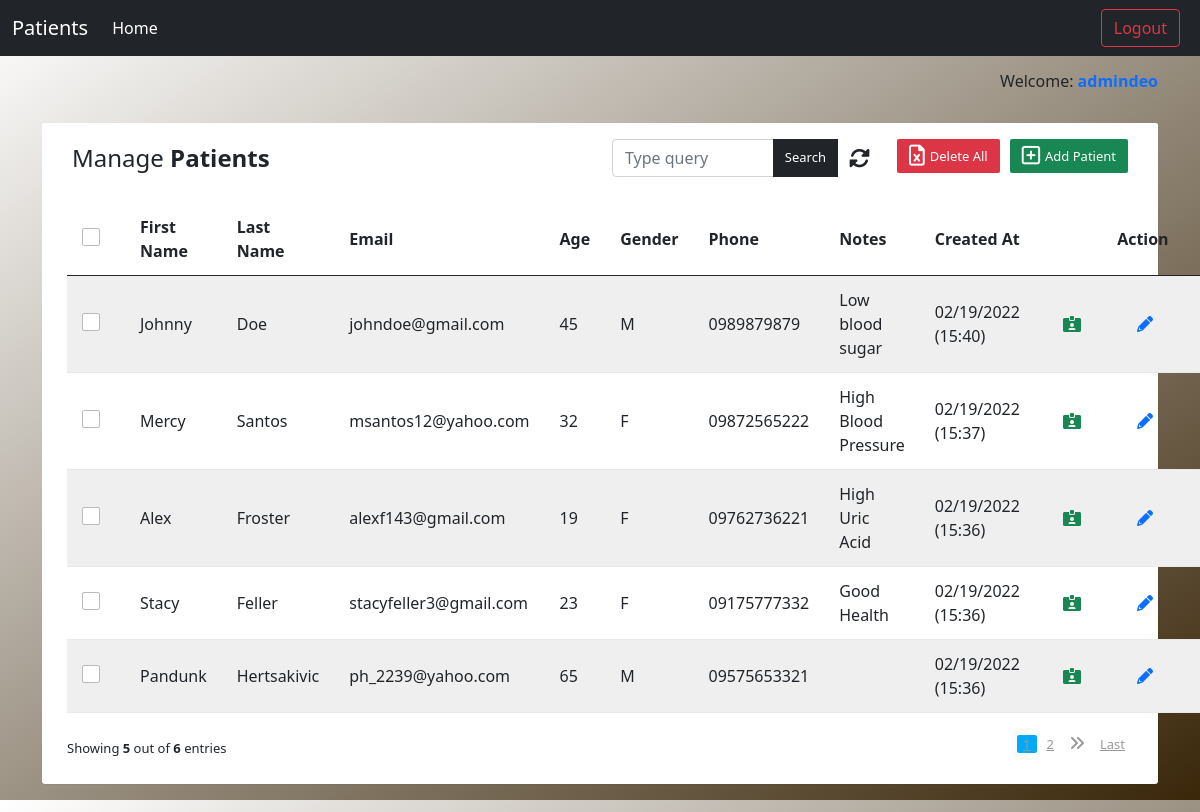
The app's page /backend/ (signed in) with its own data.
### App/models.py (models this page shows)
class Patient(models.Model):
    GENDER = (
        ('M', 'M'),
        ('F', 'F'),
    )
    id = models.IntegerField(primary_key=True)
    firstname = models.CharField(max_length=40)
    lastname = models.CharField(max_length=40)
    phone = models.CharField(max_length=20)
    email = models.CharField(max_length=40)
    age = models.CharField(max_length=3)
    gender = models.CharField(max_length=1, null=True, choices=GENDER)
    note = models.TextField(blank=True)
    created_at = models.DateTimeField(auto_now_add=True)

### App/views.py (the view)
# urls.py: path('backend/', views.backend, name="backend"),
@cache_control(no_cache=True, must_revalidade=True, no_store=True)
@login_required(login_url="login")
def backend(request):
    if 'q' in request.GET:
        q = request.GET['q']
        all_patient_list = Patient.objects.filter (
            Q(firstname__icontains=q) | Q(lastname__icontains=q) | Q(email__icontains=q) | Q(age__icontains=q) | Q(gender__icontains=q) | Q(note__icontains=q)
        ).order_by('-created_at')
    else:
        all_patient_list = Patient.objects.all().order_by('-created_at')
    paginator = Paginator(all_patient_list, 5)
    page = request.GET.get('page')
    filtered_patients = paginator.get_page(page)
    return render(request, "backend.html", {"patients":filtered_patients,"all_patients":all_patient_list})

### App/templates/backend.html (shortened to what this page needs)
{% extends 'base.html' %}
{% block navbar-content %}
<a class="navbar-brand" href="#">Patients</a>
{% endblock navbar-content %}
{% block btn-nav %}
<button class="btn btn-outline-danger me-2" type="submit"><a href="{% url 'logout' %}" style="text-decoration: none; color: inherit;">Logout</a></button>
{% endblock btn-nav %}
{% block content %}
<div class="container mt-3">
    <div class="d-flex justify-content-end">
        <span>
            Welcome: <strong><span class="text-primary"> {{ user.username }} </span></strong>
        </span>
    </div>
</div>
<div class="container">
    <div class="table-wrapper">
        <div class="table-title bg-white text-dark">
            <div class="row">
                <div class="col-sm-6">
                    <h2>Manage <b>Patients</b></h2>
                </div>
                <div class="col-sm-6">
                    <a href="#add_patient_modal" data-bs-toggle="modal" class="btn btn-success">
                        <i class="far fa-plus-square"></i> <span>Add Patient</span>
                    </a>
                    <a href="#delete_all_patient_modal" data-bs-toggle="modal" class="btn btn-danger">
                        <i class="far fa-file-excel"></i> <span>Delete All</span>
                    </a>
                    <form class="d-flex input-group w-auto">
                        <input type="text" name="q" class="form-control" placeholder="Type query" aria-label="Search">
                        <button class="btn btn-dark">
                          Search
                        </button>
                        <a href="{% url 'backend' %}" class="d-flex justify-content-center align-items-center btn btn-outline-primary text-dark">
                            <i class="fas fa-sync-alt"></i>
                        </a>
                    </form>
                </div>
            </div>
        </div>
        <table class="table table-striped table-hover">
            <thead>
                <tr>
                    <th>
                        <span class="custom-checkbox">
                            <label for="selectAll"></label>
                        </span>
                    </th>
                    <th>First Name</th>
                    <th>Last Name</th>
                    <th>Email</th>
                    <th>Age</th>
                    <th>Gender</th>
                    <th>Phone</th>
                    <th>Notes</th>
                    <th>Created At</th>
                    <th colspan="3" class="text-center" style="width: 10%;">Action</th>
                </tr>
            </thead>
            <tbody>
                {% for patient in patients %}
                <tr id="check_patient_data">
                    <td>
                        <span class="custom-checkbox">
                            <label for="checkbox1"></label>
                        </span>
                    </td>
                    <td id="firstname">{{ patient.firstname }}</td>
                    <td id="lastname">{{ patient.lastname }}</td>
                    <td id="email">{{ patient.email }}</td>
                    <td id="age">{{ patient.age }}</td>
                    <td id="gender">{{ patient.gender }}</td>
                    <td id="phone">{{ patient.phone }}</td>
                    <td id="note">{{ patient.note }}</td>
                    <td id="created_at">{{ patient.created_at | date:'m/d/Y (H:i)' }}</td>
                    <td>
                        <button
                            type="button"
                            class="btn btn-outline view_patient_click fas fa-id-card-alt noUnderlineCustom text-success"
                            data-toggle="modal"
                            data-target="#view_patient_modal">
                        </button>
                    </td>
                    <td>
                        <button
                            type="button"
                            class="btn btn-outline edit_patient_click fas fa-pencil-alt noUnderlineCustom text-primary">
                        </button>
                    </td>
                    <td>
                        <button
                            type="button"
                            class="btn btn-outline delete_patient_click fas fa-trash-alt noUnderlineCustom text-danger">
                        </button>
                    </td>
                </tr>
                {% endfor %}
            </tbody>
        </table>
        <div class="clearfix">
            {% if patients.has_other_pages %}
            <div class="hint-text">Showing <b>{{ patients|length }}</b> out of <b>{{ all_patients|length }}</b> entries</div>
                <ul class="pagination">
                {% for i in patients.paginator.page_range %}
                    {% if patients.number == i %}
                        <li class="page-item active"><a href="">{{ i }}</a></li>
                    {% else %}
                        <li class="page-item"><a href="?page={{ i }}">{{ i }}</a></li>
                    {% endif %}
                {% endfor %}
                {% if patients.has_next %}
                    <li class="page-item"><a href="?page={{ patients.next_page_number }}"><i class="fas fa-angle-double-right"></i></a></li>
                    <li class="page-item"><a href="?page={{ patients.paginator.num_pages }}">Last</a></li>
                {% else %}
                    <li class="page-item disabled"></li>
                {% endif %}
                </ul>
            {% endif %}
        </div>
    </div>
</div>
{% endblock content %}

### App/templates/base.html (shortened to what this page needs)
{% load static %}
<!DOCTYPE html>
<html lang="en">
  <head>
    <link href="{% static 'css/style.css' %}" rel="stylesheet">
    <link href="https://cdn.jsdelivr.net/npm/bootstrap@5.0.2/dist/css/bootstrap.min.css" rel="stylesheet">
    <link rel="stylesheet" href="https://cdnjs.cloudflare.com/ajax/libs/font-awesome/6.0.0/css/all.min.css">
  </head>
  <body>
    <header>
        <nav class="navbar navbar-expand-lg navbar-dark bg-dark fixed-top">
          <div class="container-fluid">
            {% block navbar-content %}{% endblock navbar-content %}
            <div class="navbar-collapse collapse" id="navbarColor01">
              <ul class="navbar-nav me-auto mb-2 mb-lg-0">
                <li class="nav-item">
                  <a class="nav-link active" aria-current="page" href="#">Home</a>
                </li>
              </ul>
              <div class="d-flex">
                {% block btn-nav %}{% endblock btn-nav %}
              </div>
            </div>
          </div>
        </nav>
    </header>
    <div class="index">
      {% block content %}
      {% endblock content %}
    </div>
</body>
</html>

### App/static/css/style.css (style rules this page uses)
html, body { height: 100%; margin: 0; max-width: 100%; overflow: hidden; background: #ffffff; background: -webkit-linear-gradient(to bottom right, rgb(255, 255, 255), rgb(201, 149, 100)); background: linear-gradient(to bottom right, rgb(255, 255, 255), rgb(58, 39, 10)) }
.index { position: relative; margin-top: 53px; height: 100%; overflow-y: scroll; }
.table-wrapper { background: #fff; padding: 20px 25px; margin: 30px 0; border-radius: 3px; box-shadow: 0 1px 1px rgba(0,0,0,.05); }
.table-title { padding-bottom: 15px; background: #435d7d; color: #fff; padding: 16px 30px; margin: -20px -25px 10px; border-radius: 3px 3px 0 0; }
.table-title h2 { margin: 5px 0 0; font-size: 24px; }
.table-title .btn { color: #fff; float: right; font-size: 13px; border: none; min-width: 50px; border-radius: 2px; border: none; outline: none !important; margin-left: 10px; }
.table-title .btn i { float: left; font-size: 21px; margin-right: 5px; }
.table-title .btn span { float: left; margin-top: 2px; }
table.table tr th, table.table tr td { border-color: #e9e9e9; padding: 12px 15px; vertical-align: middle; }
table.table tr th:first-child { width: 60px; }
table.table tr th:last-child { width: 100px; }
table.table-striped tbody tr:nth-of-type(odd) { background-color: #fcfcfc; }
.pagination { float: right; margin: 0 0 5px; }
.pagination li a { border: none; font-size: 13px; min-width: 30px; min-height: 30px; color: #999; margin: 0 2px; line-height: 30px; border-radius: 2px !important; text-align: center; padding: 0 6px; }
.pagination li.active a, .pagination li.active a.page-link { background: #03A9F4; }
.pagination li i { font-size: 16px; padding-top: 6px }
.hint-text { float: left; margin-top: 10px; font-size: 13px; }
.custom-checkbox { position: relative; }
.custom-checkbox label:before { width: 18px; height: 18px; }
.custom-checkbox label:before { content: ''; margin-right: 10px; display: inline-block; vertical-align: text-top; background: white; border: 1px solid #bbb; border-radius: 2px; box-sizing: border-box; z-index: 2; }

### records on screen
Patient: firstname "Johnny", lastname "Doe", email "johndoe@gmail.com", age "45", gender "M", phone "0989879879", note "Low blood sugar", created_at "02/19/2022 (15:40)"
Patient: firstname "Mercy", lastname "Santos", email "msantos12@yahoo.com", age "32", gender "F", phone "09872565222", note "High Blood Pressure", created_at "02/19/2022 (15:37)"
Patient: firstname "Alex", lastname "Froster", email "alexf143@gmail.com", age "19", gender "F", phone "09762736221", note "High Uric Acid", created_at "02/19/2022 (15:36)"
Patient: firstname "Stacy", lastname "Feller", email "stacyfeller3@gmail.com", age "23", gender "F", phone "09175777332", note "Good Health", created_at "02/19/2022 (15:36)"
Patient: firstname "Pandunk", lastname "Hertsakivic", email "ph_2239@yahoo.com", age "65", gender "M", phone "09575653321", created_at "02/19/2022 (15:36)"

### other values on screen
{{ user.username }} "admindeo"
{{ patients|length }} "5"
{{ all_patients|length }} "6"
{{ i }} "1"
{{ i }} "2"
